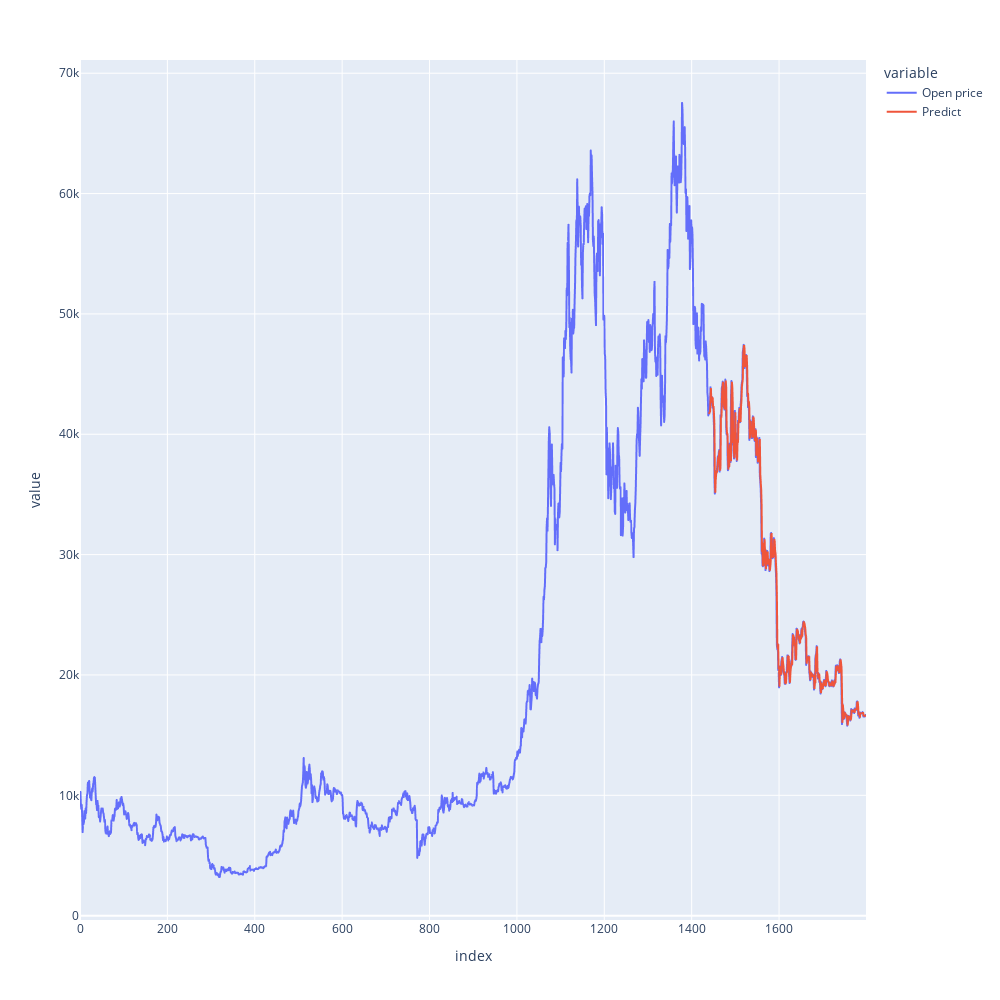

Notebook cell for this chart:
### Code cell
train_df, test_df = data[:TRAIN_DATA_LENGTH], data[TRAIN_DATA_LENGTH:]
test_df["Predict"] = scaler.inverse_transform(np.array(predictions).reshape(-1,1)).reshape(-1)


# concate train_df and test_df to get the full data set
full_df = pd.concat([train_df, test_df], axis=0)


fig = px.line(full_df, height=1000, width=1000)
fig.show()

### Figure 1 — Plotly figure (JSON) as saved in the notebook; plotly's stock layout.template omitted (floating-point values rounded to 4 significant figures; data arrays with more than 128 entries replaced by an {"elided": "..."} marker saying what was removed)
{"data": [{"hovertemplate": "variable=Open price<br>index=%{x}<br>value=%{y}<extra></extra>", "legendgroup": "Open price", "line": {"color": "#636efa", "dash": "solid"}, "marker": {"symbol": "circle"}, "mode": "lines", "name": "Open price", "showlegend": true, "type": "scattergl", "x": {"elided": "1800 int values"}, "xaxis": "x", "y": {"elided": "1800 float values"}, "yaxis": "y"}, {"hovertemplate": "variable=Predict<br>index=%{x}<br>value=%{y}<extra></extra>", "legendgroup": "Predict", "line": {"color": "#EF553B", "dash": "solid"}, "marker": {"symbol": "circle"}, "mode": "lines", "name": "Predict", "showlegend": true, "type": "scattergl", "x": {"elided": "1800 int values"}, "xaxis": "x", "y": {"elided": "1800 float values"}, "yaxis": "y"}], "layout": {"height": 1000, "legend": {"title": {"text": "variable"}, "tracegroupgap": 0}, "margin": {"t": 60}, "width": 1000, "xaxis": {"anchor": "y", "domain": [0, 1], "title": {"text": "index"}}, "yaxis": {"anchor": "x", "domain": [0, 1], "title": {"text": "value"}}}}
